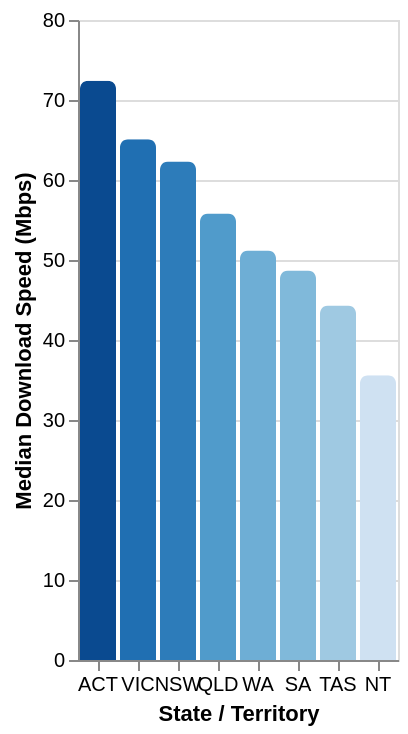

Source (Vega-Lite JSON):
### Vega-Lite specification from a JSON file in a GitHub repository (floating-point values rounded to 4 significant figures)
{"$schema": "https://vega.github.io/schema/vega-lite/v5.json", "description": "Average NBN download speed by state — ACCC Measuring Broadband Australia Report 32, April 2026", "data": {"values": [{"state": "ACT", "speed": 72.4, "label": "Australian Capital Territory"}, {"state": "VIC", "speed": 65.1, "label": "Victoria"}, {"state": "NSW", "speed": 62.3, "label": "New South Wales"}, {"state": "QLD", "speed": 55.8, "label": "Queensland"}, {"state": "WA", "speed": 51.2, "label": "Western Australia"}, {"state": "SA", "speed": 48.7, "label": "South Australia"}, {"state": "TAS", "speed": 44.3, "label": "Tasmania"}, {"state": "NT", "speed": 35.6, "label": "Northern Territory"}]}, "mark": {"type": "bar", "cornerRadiusTopLeft": 4, "cornerRadiusTopRight": 4}, "encoding": {"x": {"field": "state", "type": "nominal", "sort": "-y", "title": "State / Territory", "axis": {"labelAngle": 0}}, "y": {"field": "speed", "type": "quantitative", "title": "Median Download Speed (Mbps)", "scale": {"zero": true}}, "color": {"field": "speed", "type": "quantitative", "scale": {"scheme": "blues"}, "legend": null}, "tooltip": [{"field": "label", "type": "nominal", "title": "State"}, {"field": "speed", "type": "quantitative", "title": "Median Speed (Mbps)", "format": ".1f"}]}, "width": "container", "height": 320}
